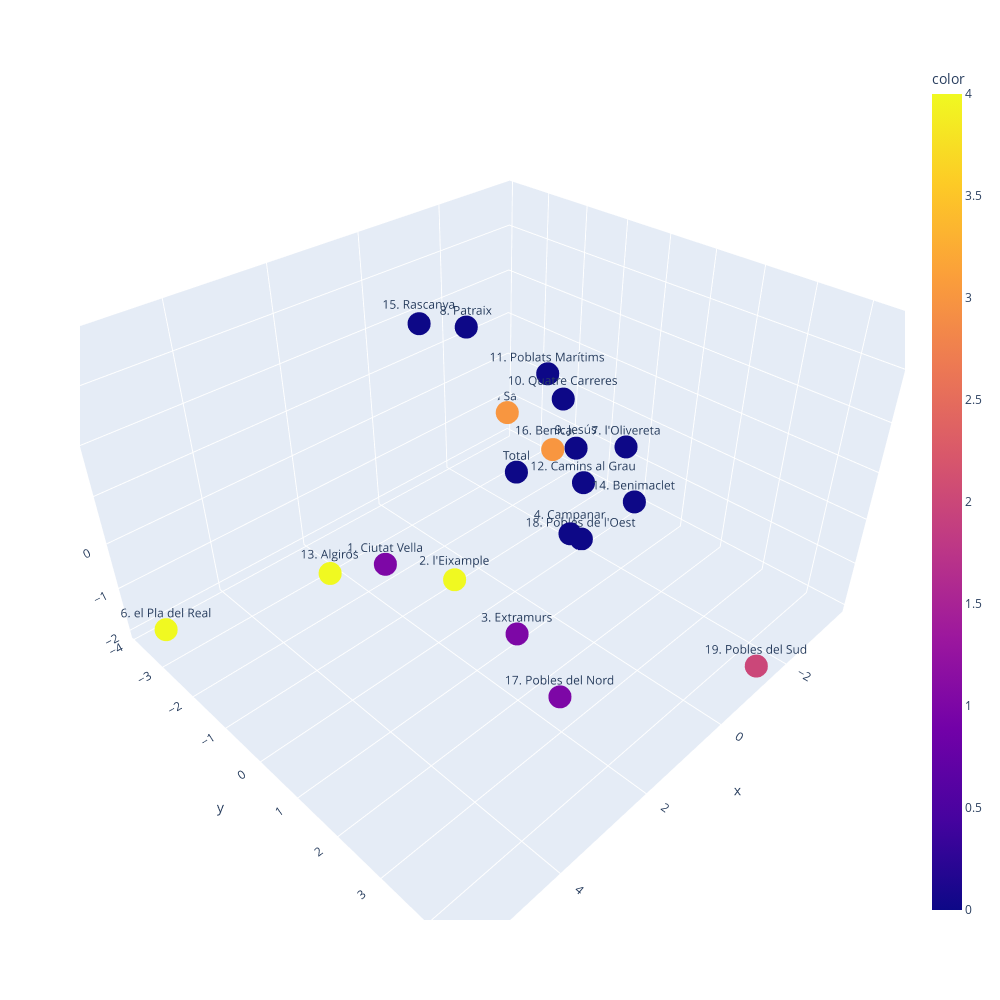

Notebook cell for this chart:
### Code cell
# Vemos que el número óptimo de clusters es 5


kmeans = KMeans(n_clusters=5)
kmeans.fit(df_scaled)
df['Cluster'] = kmeans.labels_

df.head(19)

# Representamos los datos en 3D (debe poder girarse, usaremos plotly). Cada punto debe mostrar su nombre (distrito) y su cluster

fig = px.scatter_3d(x=df_pca[:, 0], y=df_pca[:, 1], z=df_pca[:, 2], text=df['Distrito'], color=df['Cluster'], width=1000, height=1000)

fig.show()

### Figure 1 — Plotly figure (JSON) as saved in the notebook; plotly's stock layout.template omitted (floating-point values rounded to 4 significant figures)
{"data": [{"hovertemplate": "x=%{x}<br>y=%{y}<br>z=%{z}<br>text=%{text}<br>color=%{marker.color}<extra></extra>", "legendgroup": "", "marker": {"color": [0, 1, 4, 1, 0, 3, 4, 0, 0, 0, 0, 0, 0, 4, 0, 0, 3, 1, 0, 2], "coloraxis": "coloraxis", "symbol": "circle"}, "mode": "markers+text", "name": "", "scene": "scene", "showlegend": false, "text": ["Total", "1. Ciutat Vella", "2. l'Eixample", "3. Extramurs", "4. Campanar", "5. la Saïdia", "6. el Pla del Real", "7. l'Olivereta", "8. Patraix", "9. Jesús", "10. Quatre Carreres", "11. Poblats Marítims", "12. Camins al Grau", "13. Algirós", "14. Benimaclet", "15. Rascanya", "16. Benicalap", "17. Pobles del Nord", "18. Pobles de l'Oest", "19. Pobles del Sud"], "type": "scatter3d", "x": [-0.254, 2.951, 1.783, 1.573, -0.06703, -3.671, 5.593, -1.538, 1.023, -1.318, -0.9539, -2.746, -1.258, 2.673, -0.1978, 1.22, -3.476, 2.029, -1.975, -1.39], "y": [-0.2632, -0.1749, 0.2264, 1.543, 1.232, -3.818, -3.188, 1.192, -0.1788, 0.2293, 0.1782, -1.796, 0.5016, -2.246, 2.44, -1.07, -2.217, 2.943, -0.04351, 4.511], "z": [0.374, 0.1191, -0.6726, -1.218, -0.1241, -1.326, -1.585, 0.9978, 3.761, 0.632, 1.802, 0.8375, 0.02276, -1.464, 1.118, 3.578, -1.514, -1.364, -1.997, -1.977]}], "layout": {"coloraxis": {"colorbar": {"title": {"text": "color"}}, "colorscale": [[0, "#0d0887"], [0.1111, "#46039f"], [0.2222, "#7201a8"], [0.3333, "#9c179e"], [0.4444, "#bd3786"], [0.5556, "#d8576b"], [0.6667, "#ed7953"], [0.7778, "#fb9f3a"], [0.8889, "#fdca26"], [1, "#f0f921"]]}, "height": 1000, "legend": {"tracegroupgap": 0}, "margin": {"t": 60}, "scene": {"domain": {"x": [0, 1], "y": [0, 1]}, "xaxis": {"title": {"text": "x"}}, "yaxis": {"title": {"text": "y"}}, "zaxis": {"title": {"text": "z"}}}, "width": 1000}}
